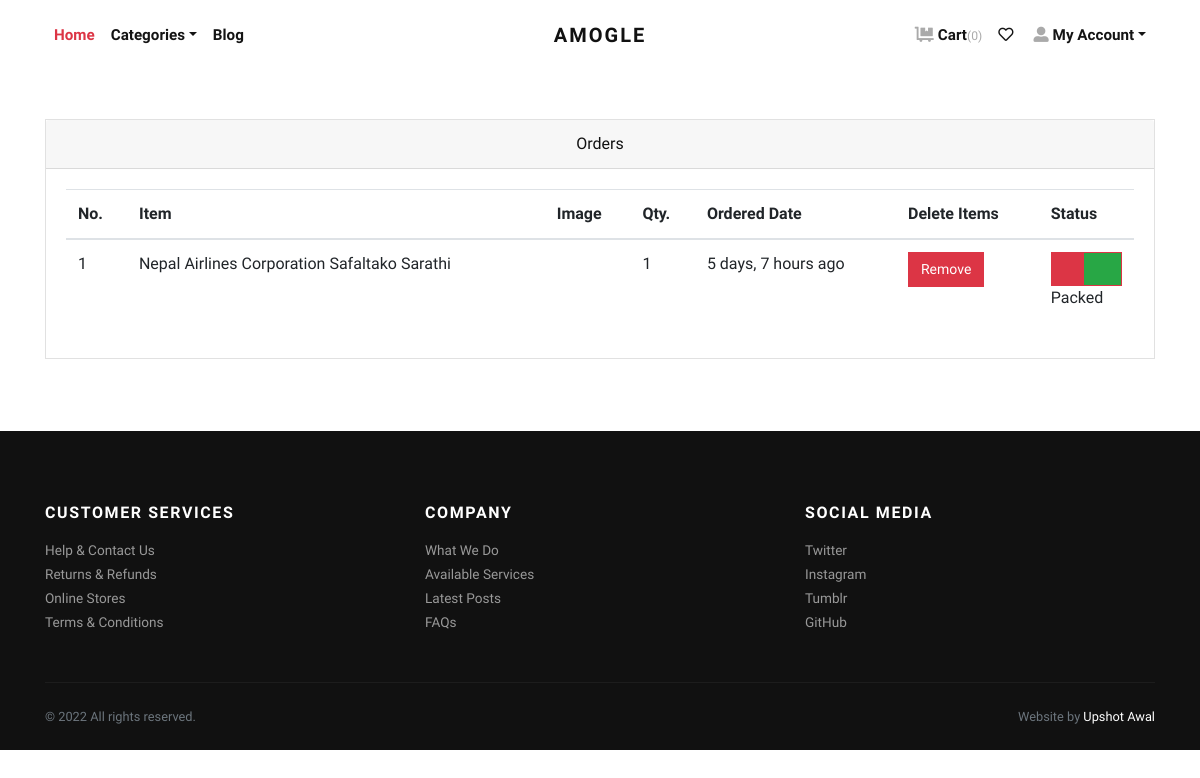
Screenshot of /orders/ (signed in) with the database file from the repository.
### store/models.py (models this page shows, shortened)
class Order(models.Model):
    user = models.ForeignKey(User, verbose_name="User",
                             on_delete=models.CASCADE)
    address = models.ForeignKey(
        Address, verbose_name="Shipping Address", on_delete=models.CASCADE)
    product = models.ForeignKey(
        Product, verbose_name="Product", on_delete=models.CASCADE)
    quantity = models.PositiveIntegerField(verbose_name="Quantity")
    ordered_date = models.DateTimeField(
        auto_now_add=True, verbose_name="Ordered Date")
    status = models.CharField(
        choices=STATUS_CHOICES,
        max_length=50,
        default="Pending"
    )

class Product(models.Model):
    title = models.CharField(max_length=150, verbose_name="Product Title")
    slug = AutoSlugField(populate_from='title', unique=True,
                         verbose_name="Product Slug")
    sku = models.CharField(max_length=255, unique=True,
                           verbose_name="Unique Product ID (SKU)")
    short_description = RichTextField()
    detail_description = models.TextField(
        blank=True, null=True, verbose_name="Detail Description")
    product_image = models.ImageField(
        upload_to='product', blank=True, null=True, verbose_name="Product Image")
    price = models.DecimalField(max_digits=8, decimal_places=2)
    category = models.ForeignKey(
        Category, verbose_name="Product Categoy", on_delete=models.CASCADE)
    is_active = models.BooleanField(verbose_name="Is Active?", default=True)
    is_featured = models.BooleanField(
        verbose_name="Is Featured?", default=True)
    created_at = models.DateTimeField(
        auto_now_add=True, verbose_name="Created Date")
    updated_at = models.DateTimeField(
        auto_now=True, verbose_name="Updated Date")
    class Meta:
        verbose_name_plural = 'Products'
        ordering = ('-created_at', )

### store/views.py (the view)
# urls.py: path('orders/', views.orders, name="orders"),
@ login_required
def orders(request):
    all_orders = Order.objects.filter(
        user=request.user).order_by('-ordered_date')
    return render(request, 'store/orders.html', {'orders': all_orders})

### store/context_preprocessors.py (called while the page is built)
def store_menu(request):
    categories = Category.objects.filter(is_active=True)
    context = {
        'categories_menu': categories,
    }
    return context

def cart_menu(request):
    if request.user.is_authenticated:
        cart_items= Cart.objects.filter(user=request.user)
        context = {
            'cart_items': cart_items,
        }
    else:
        context = {}
    return context

### templates/store/orders.html (shortened to what this page needs)
{% extends 'base.html' %}
{% load static %}
{% load humanize %}
    {% block content %}
      <div class="container py-5">
        <div class="row">
          <div class="col-lg-12">
            <div class="card mb-4" id="tables">
              <div class="card-header text-center">Orders</div>
              <div class="card-body">
                <table class="table table-hover">
                  <thead>
                    <tr>
                      <th>No.</th>
                      <th>Item</th>
                      <th>Image</th>
                      <th>Qty.</th>
                      <th>Ordered Date</th>
                      {% if orders %}
                      {% if order.status == 'On The Way' %}
                      <th>Status</th>
                      {% else %}
                      <th>Delete Items</th>
                      <th>Status</th>{% endif %}
                      {%endif%}
                    </tr>
                  </thead>
                  <tbody>
                    {% if orders %}
                    {% for order in orders %}
                    <tr>
                      <td>{{forloop.counter}}</td>
                      <td>{{order.product.title}}</td>
                      <td>
                      </td>
                      <td>{{order.quantity}}</td>
                      <td>{{order.ordered_date|naturaltime}}</td>
                      {% if order.status == 'On The Way' %}
                      <h3>CANT REMOVE</h3>
                      {% else %}
                      <td>
                        <button type="button" class="btn btn-sm btn-danger" data-toggle="modal" data-target="#exampleModal">Remove</button>
                      </td>
                      {% endif %}
                      <td>
                        {% if order.status == 'Packed' %}
                        <div class="bg-success border border-primary">
                            <div class="p-3 bg-primary" style="width:40%;"></div>
                        </div>
                        {% endif %}
                        {{order.status}}
                      </td>
                    </tr>
                    {% endfor %}
                    {% endif %}
                  </tbody>
                </table>
              </div>
            </div>
          </div>
        </div>
      </div>
{% endblock content %}

### static/css/style.default.css (style rules this page uses)
.border { border: 1px solid #dee2e6 !important; }
.border-primary { border-color: #dc3545 !important; }
.btn { font-weight: 400; border: 1px solid transparent; font-family: inherit; padding: 0.375rem 1.5rem; font-size: 1rem; line-height: 1.5; border-radius: 0; transition: color 0.15s ease-in-out, background-color 0.15s ease-in-out, border-color 0.15s ease-in-out, box-shadow 0.15s ease-in-out; }
.btn-danger { color: #fff; background-color: #dc3545; border-color: #dc3545; }
.btn-sm { padding: 0.375rem 0.75rem; font-size: 0.875rem; line-height: 1.5; border-radius: 0; }
body { font-family: "Libre Franklin", sans-serif; font-size: 1rem; font-weight: 400; line-height: 1.5; color: #111111; background-color: #fff; }
.bg-primary { background-color: #dc3545 !important; }
.bg-success { background-color: #28a745 !important; }
.card { background-color: #fff; border: 1px solid rgba(17, 17, 17, 0.125); border-radius: 0; }
.card-body { padding: 1.25rem; }
.card-header { padding: 0.75rem 1.25rem; background-color: rgba(17, 17, 17, 0.03); border-bottom: 1px solid rgba(17, 17, 17, 0.125); }
.card-header:first-child { border-radius: calc(0 - 1px) calc(0 - 1px) 0 0; }

### rows the page displays
Order: product "Nepal Airlines Corporation Safaltako Sarathi", quantity "1", ordered_date "5 days, 7 hours ago", status "Packed"

### other values shown
{{ cart_items.count }} "0"
